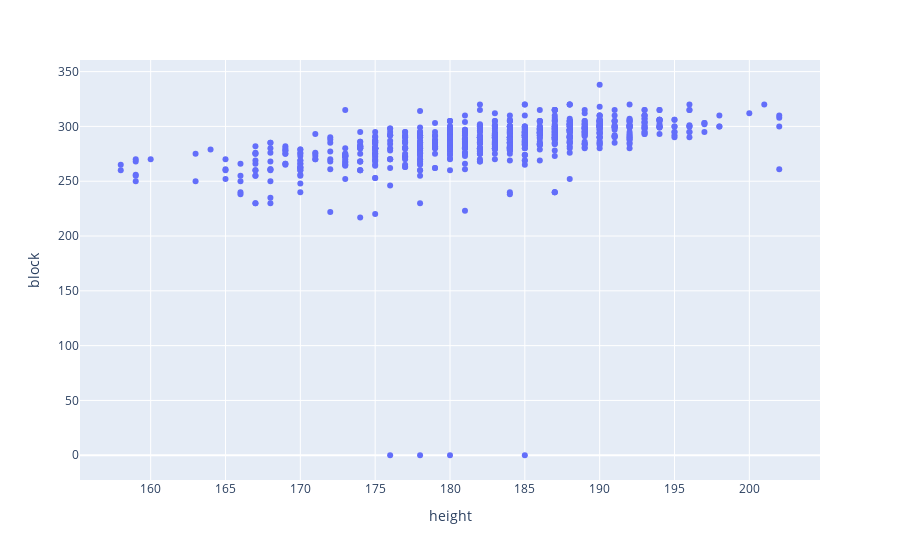

The cell this chart's notebook holds for it:
### Code cell
plotly_express.scatter(data_frame=df[['height', 'block']], x='height', y='block')

### Figure 1 — Plotly figure (JSON) as saved in the notebook; plotly's stock layout.template omitted (floating-point values rounded to 4 significant figures; data arrays with more than 128 entries replaced by an {"elided": "..."} marker saying what was removed)
{"data": [{"hovertemplate": "height=%{x}<br>block=%{y}<extra></extra>", "legendgroup": "", "marker": {"color": "#636efa", "symbol": "circle"}, "mode": "markers", "name": "", "orientation": "v", "showlegend": false, "type": "scatter", "x": {"elided": "859 int values"}, "xaxis": "x", "y": {"elided": "859 int values"}, "yaxis": "y"}], "layout": {"legend": {"tracegroupgap": 0}, "margin": {"t": 60}, "xaxis": {"anchor": "y", "domain": [0, 1], "title": {"text": "height"}}, "yaxis": {"anchor": "x", "domain": [0, 1], "title": {"text": "block"}}}}
